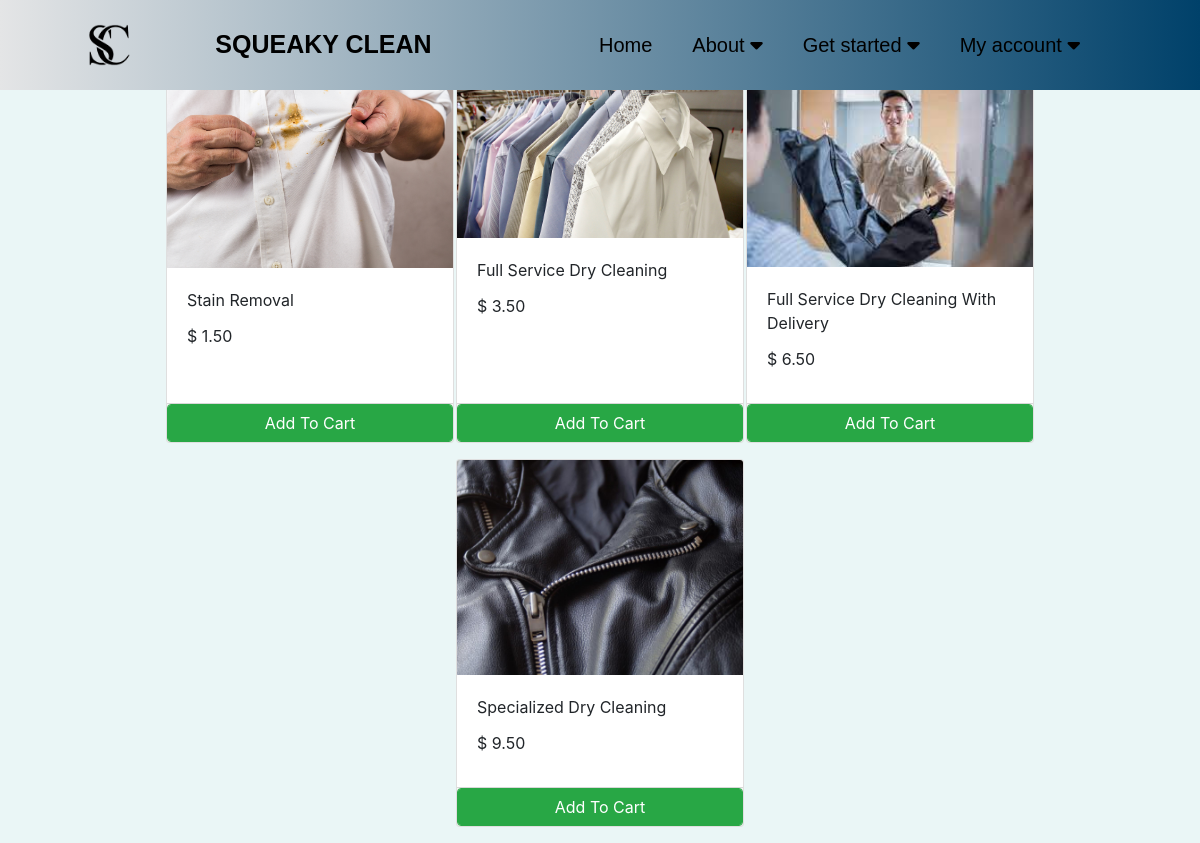
The app's page /store with its own data.
### store/models/service.py (models this page shows, shortened)
class Services(models.Model):
    name = models.CharField(max_length=50)
    price = models.DecimalField(max_digits=4, decimal_places=2)
    description = models.TextField(blank=True)
    image = models.ImageField(upload_to='images/', null=True, blank=True)
    @staticmethod
    def get_all_services():
        return Services.objects.all()

### store/views/home.py (the view)
# urls.py: path('', include('store.urls')),
def store(request):
    cart = request.session.get('cart')
    if not cart:
        request.session['cart'] = {}
    services = None
    services = Services.get_all_services();
    data = {}
    data['services'] = services
    print('you are : ', request.session.get('email'))
    print('you are : ', services)
    return render(request, 'serviceAll.html', data)

### store/templatetags/cart.py (called while the page is built)
@register.filter (name='is_in_cart')
def is_in_cart(service, cart):
    keys = cart.keys ()
    for id in keys:
        if int (id) == service.id:
            return True
    return False;

### store/templatetags/custom_filter.py (called while the page is built)
@register.filter(name='currency')
def currency(number):
    return "$ "+str(number)

### templates/serviceAll.html (shortened to what this page needs)
{% extends 'base.html' %}
{% block content %}
{% load cart %}
{% load custom_filter %}
<div class="container-fluid mt-3" xmlns="http://www.w3.org/1999/html">
	<div class="row">
    <div id='services' class="col-lg-9 mx-auto">
			<div class="row mx-auto">
{% for service in services %}
   <div class="card mx-auto mb-3" id={{service.id}} style="width: 18rem;">
  <img class="card-img-top" src="{{service.image.url}}" >
    <div class="card-body">
      <p class="card-title">{{service.name}}</p>
        <p class="card-title">{{service.price|currency}}</p>
    </div>
    <div class="card-footer p-0 no-gutters">
    {% if service|is_in_cart:request.session.cart %}
        <div class="row no-gutters">
        <form action="services#{{service.id}}" class="col-2 " method="post" >
								{% csrf_token %}
								<input hidden type="text" name='service' value='{{service.id}}'>
								<input hidden type="text" name='remove' value='True'>
								<input type="submit" value=" - " class="btn btn-block btn-success border-right">
							</form>
							<div class="text-center col btn btn-success">{{service|cart_quantity:request.session.cart}} in Cart</div>
							<form action="services#{{service.id}}" class="col-2 " method="post">
								{% csrf_token %}
								<input hidden type="text" name='service' value='{{service.id}}'>
								<input type="submit" value=" + " class="btn btn-block btn-success border-left">
							</form>
						</div>
						{% else %}
						<form action="services#{{service.id}}" method="POST" class="btn-block">
							<div class="text-center">
                            <input type="submit" class="float-right btn btn-success form-control"
								value="Add To Cart">
                            </div>
						</form>
						{% endif %}
					</div>
				</div>
				{% endfor %}
			</div>
		</div>
	</div>
</div>
{% endblock %}

### catalog/static/style.css (style rules this page uses)
.text-center { text-align: center; }

### templates/serviceAll.html (style rules this page uses)
body { background: #eaf6f6 ; }

### records on screen
Services: {{ service.id }} 1 (drawn), image (picture), name "Stain Removal", price "$ 1.50"
Services: image (picture), name "Full Service Dry Cleaning", price "$ 3.50"
Services: image (picture), name "Full Service Dry Cleaning With Delivery", price "$ 6.50"
Services: image (picture), name "Specialized Dry Cleaning", price "$ 9.50"
